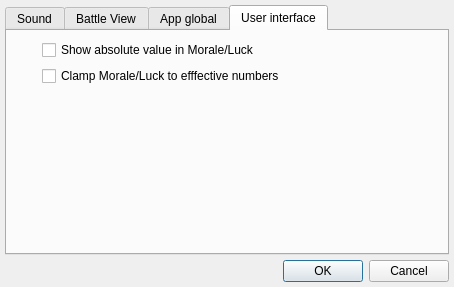
<?xml version="1.0" encoding="UTF-8"?>
<ui version="4.0">
 <class>SettingsWidget</class>
 <widget class="QWidget" name="SettingsWidget">
  <property name="geometry">
   <rect>
    <x>0</x>
    <y>0</y>
    <width>454</width>
    <height>287</height>
   </rect>
  </property>
  <property name="windowTitle">
   <string>Settings</string>
  </property>
  <layout class="QVBoxLayout" name="mainLayout" stretch="0,0">
   <property name="spacing">
    <number>5</number>
   </property>
   <property name="leftMargin">
    <number>5</number>
   </property>
   <property name="topMargin">
    <number>5</number>
   </property>
   <property name="rightMargin">
    <number>5</number>
   </property>
   <property name="bottomMargin">
    <number>5</number>
   </property>
   <item>
    <widget class="QTabWidget" name="tabWidget">
     <property name="currentIndex">
      <number>3</number>
     </property>
     <widget class="QWidget" name="tabSound">
      <attribute name="title">
       <string>Sound</string>
      </attribute>
      <layout class="QFormLayout" name="formLayout">
       <property name="rowWrapPolicy">
        <enum>QFormLayout::DontWrapRows</enum>
       </property>
       <item row="0" column="0">
        <widget class="QLabel" name="label">
         <property name="text">
          <string>Music volume:</string>
         </property>
        </widget>
       </item>
       <item row="0" column="1">
        <layout class="QHBoxLayout" name="horizontalLayout">
         <property name="leftMargin">
          <number>0</number>
         </property>
         <property name="topMargin">
          <number>0</number>
         </property>
         <item>
          <widget class="QSlider" name="horizontalSliderMusicVolume">
           <property name="orientation">
            <enum>Qt::Horizontal</enum>
           </property>
          </widget>
         </item>
         <item>
          <widget class="QSpinBox" name="spinBoxMusicVolume"/>
         </item>
        </layout>
       </item>
       <item row="1" column="0">
        <widget class="QLabel" name="label_2">
         <property name="text">
          <string>Effects volume:</string>
         </property>
        </widget>
       </item>
       <item row="1" column="1">
        <layout class="QHBoxLayout" name="horizontalLayout_2">
         <item>
          <widget class="QSlider" name="horizontalSliderEffectsVolume">
           <property name="orientation">
            <enum>Qt::Horizontal</enum>
           </property>
          </widget>
         </item>
         <item>
          <widget class="QSpinBox" name="spinBoxEffectsVolume"/>
         </item>
        </layout>
       </item>
      </layout>
     </widget>
     <widget class="QWidget" name="tabBattleView">
      <attribute name="title">
       <string>Battle View</string>
      </attribute>
      <layout class="QFormLayout" name="formLayout_2">
       <property name="fieldGrowthPolicy">
        <enum>QFormLayout::ExpandingFieldsGrow</enum>
       </property>
       <property name="rowWrapPolicy">
        <enum>QFormLayout::DontWrapRows</enum>
       </property>
       <item row="0" column="0">
        <widget class="QLabel" name="label_3">
         <property name="text">
          <string>Battle movement time %:</string>
         </property>
        </widget>
       </item>
       <item row="0" column="1">
        <layout class="QHBoxLayout" name="horizontalLayout_3">
         <item>
          <widget class="QSlider" name="horizontalSliderBattleMovementTime">
           <property name="orientation">
            <enum>Qt::Horizontal</enum>
           </property>
          </widget>
         </item>
         <item>
          <widget class="QSpinBox" name="spinBoxBattleMovementTime"/>
         </item>
        </layout>
       </item>
       <item row="1" column="0">
        <widget class="QLabel" name="label_4">
         <property name="text">
          <string>Battle general anim. time %:</string>
         </property>
        </widget>
       </item>
       <item row="1" column="1">
        <layout class="QHBoxLayout" name="horizontalLayout_4">
         <item>
          <widget class="QSlider" name="horizontalSliderBattleGeneralTime">
           <property name="orientation">
            <enum>Qt::Horizontal</enum>
           </property>
          </widget>
         </item>
         <item>
          <widget class="QSpinBox" name="spinBoxBattleGeneralTime"/>
         </item>
        </layout>
       </item>
       <item row="2" column="0">
        <widget class="QLabel" name="label_5">
         <property name="text">
          <string>Reduce time holding SHIFT::</string>
         </property>
        </widget>
       </item>
       <item row="2" column="1">
        <layout class="QHBoxLayout" name="horizontalLayout_5">
         <item>
          <widget class="QSlider" name="horizontalSliderShiftSpeed">
           <property name="orientation">
            <enum>Qt::Horizontal</enum>
           </property>
          </widget>
         </item>
         <item>
          <widget class="QSpinBox" name="spinBoxShiftSpeed"/>
         </item>
        </layout>
       </item>
       <item row="3" column="1">
        <widget class="QCheckBox" name="checkBoxDisplayGrid">
         <property name="text">
          <string>Display grid</string>
         </property>
        </widget>
       </item>
       <item row="4" column="1">
        <widget class="QCheckBox" name="checkBoxDisplayPath">
         <property name="text">
          <string>Display path</string>
         </property>
        </widget>
       </item>
       <item row="5" column="1">
        <widget class="QCheckBox" name="checkBoxLogMoves">
         <property name="text">
          <string>Log moves</string>
         </property>
        </widget>
       </item>
       <item row="6" column="1">
        <widget class="QCheckBox" name="checkBoxRetaliationHint">
         <property name="text">
          <string>Retaliation hints</string>
         </property>
        </widget>
       </item>
      </layout>
     </widget>
     <widget class="QWidget" name="tabGlobal">
      <attribute name="title">
       <string>App global</string>
      </attribute>
      <layout class="QVBoxLayout" name="formLayout_3w">
       <item>
        <widget class="QLabel" name="label_11">
         <property name="text">
          <string>&lt;b&gt;Warning&lt;/b&gt;: all these require application restart!</string>
         </property>
        </widget>
       </item>
       <item>
        <layout class="QFormLayout" name="formLayout_3">
         <property name="fieldGrowthPolicy">
          <enum>QFormLayout::FieldsStayAtSizeHint</enum>
         </property>
         <item row="0" column="0">
          <widget class="QLabel" name="label_10">
           <property name="text">
            <string>Log level:</string>
           </property>
          </widget>
         </item>
         <item row="0" column="1">
          <widget class="QSpinBox" name="spinBoxLogLevel">
           <property name="minimum">
            <number>1</number>
           </property>
           <property name="maximum">
            <number>7</number>
           </property>
          </widget>
         </item>
         <item row="1" column="0">
          <widget class="QLabel" name="label_12">
           <property name="text">
            <string>Language:</string>
           </property>
          </widget>
         </item>
         <item row="1" column="1">
          <widget class="QComboBox" name="comboBoxLocale"/>
         </item>
         <item row="2" column="0">
          <widget class="QLabel" name="label_13">
           <property name="text">
            <string>Game database:</string>
           </property>
          </widget>
         </item>
         <item row="2" column="1">
          <widget class="QComboBox" name="comboBoxDatabase"/>
         </item>
         <item row="3" column="0">
          <spacer name="verticalSpacer">
           <property name="orientation">
            <enum>Qt::Vertical</enum>
           </property>
           <property name="sizeHint" stdset="0">
            <size>
             <width>20</width>
             <height>40</height>
            </size>
           </property>
          </spacer>
         </item>
        </layout>
       </item>
      </layout>
     </widget>
     <widget class="QWidget" name="tab">
      <attribute name="title">
       <string>User interface</string>
      </attribute>
      <layout class="QFormLayout" name="formLayout_4">
       <item row="2" column="1">
        <widget class="QCheckBox" name="checkBoxAbsRng">
         <property name="text">
          <string>Show absolute value in Morale/Luck</string>
         </property>
        </widget>
       </item>
       <item row="3" column="1">
        <widget class="QCheckBox" name="checkBoxClampRng">
         <property name="text">
          <string>Clamp Morale/Luck to efffective numbers</string>
         </property>
        </widget>
       </item>
       <item row="4" column="0">
        <spacer name="verticalSpacer_2">
         <property name="orientation">
          <enum>Qt::Vertical</enum>
         </property>
         <property name="sizeHint" stdset="0">
          <size>
           <width>20</width>
           <height>40</height>
          </size>
         </property>
        </spacer>
       </item>
       <item row="4" column="1">
        <spacer name="verticalSpacer_3">
         <property name="orientation">
          <enum>Qt::Vertical</enum>
         </property>
         <property name="sizeHint" stdset="0">
          <size>
           <width>20</width>
           <height>40</height>
          </size>
         </property>
        </spacer>
       </item>
      </layout>
     </widget>
    </widget>
   </item>
   <item>
    <layout class="QHBoxLayout" name="bottomLayout" stretch="0">
     <property name="leftMargin">
      <number>0</number>
     </property>
     <property name="topMargin">
      <number>0</number>
     </property>
     <item>
      <widget class="QDialogButtonBox" name="buttonBox">
       <property name="standardButtons">
        <set>QDialogButtonBox::Cancel|QDialogButtonBox::Ok</set>
       </property>
      </widget>
     </item>
    </layout>
   </item>
  </layout>
 </widget>
 <resources/>
 <connections/>
</ui>
